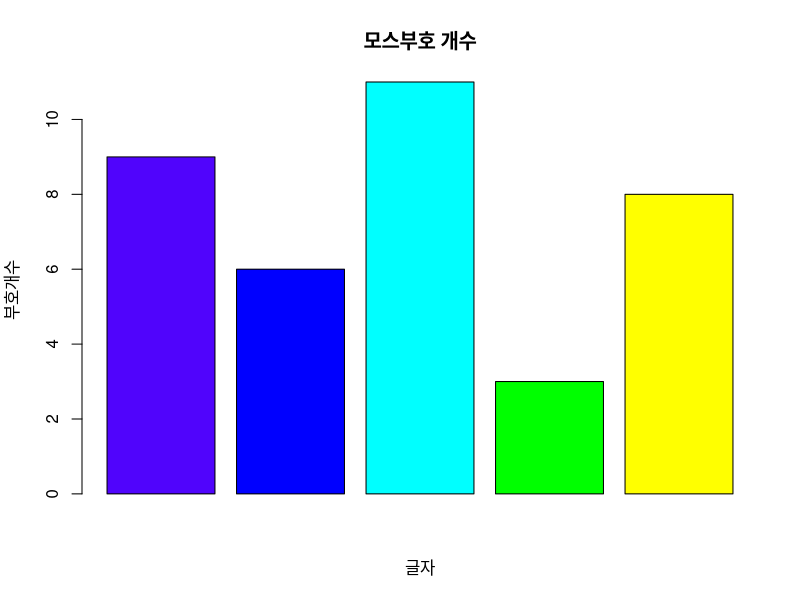

Here is the R script that generated this plot:
##########################################
# 과목명 : 빅데이터와 비즈니스 애널리틱스#
# 과제명 : 1 - 데이터구조 파악           #  
# 이름 : 이주영                          #
# 학번 : 2016111540                      #
# 학과 : 경영학부                        #
##########################################

# 1번, 2번 문제
# 모스부호 - ●
글자 <- c("SOS", "GO", "HELP", "ME", "JY")
모스부호 <- c("●●● --- ●●●", "--● ---", "●●●● ● ●-●● ●--●", "-- ●","●--- -●--")
부호개수 <- c(9, 6, 11, 3, 8)
난이도 <- factor(c("LOW", "LOW", "HIGH", "LOW", "LOW"), levels = c("HIGH", "LOW"))
LO <- c(TRUE, TRUE, FALSE, TRUE, TRUE)
HW1 <- data.frame(글자, 모스부호, 부호개수, 난이도, LO, stringsAsFactors = FALSE)

View(HW1)

# 3번 문제
View(HW1[c(2,5), c(1,2)])

# 4번 문제
barplot(HW1$부호개수,
     main = "모스부호 개수",
     xlab = "글자",
     ylab = "부호개수",
     col = c("#5004fc", "blue", "cyan", "green", "yellow"))
